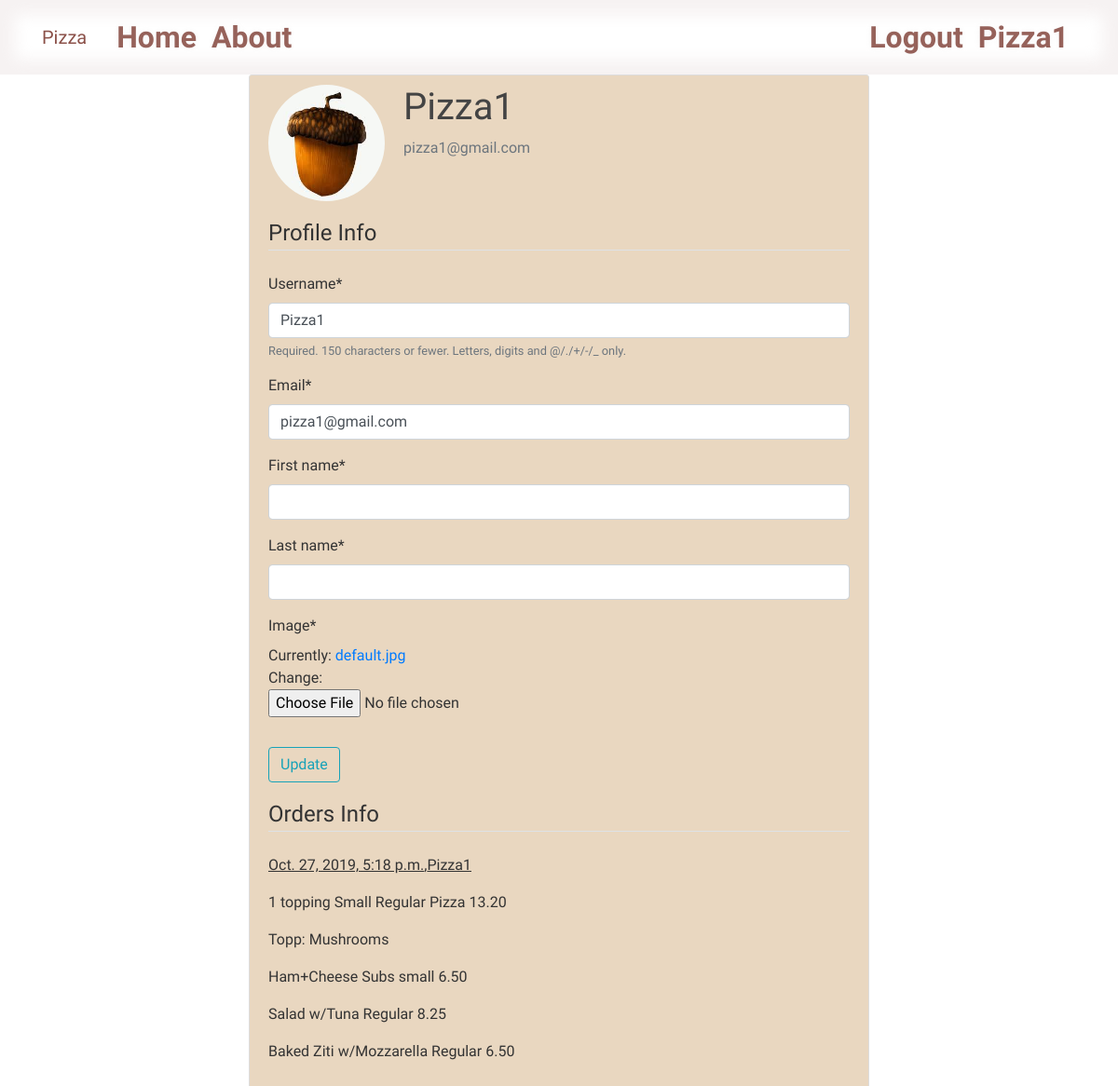
Page /profile/ (signed in) on the committed database.
### users/models.py (models this page shows, shortened)
class Profile(models.Model):
    user = models.OneToOneField(User, on_delete=models.CASCADE)
    image =models.ImageField(default='default.jpg', upload_to= 'profile_pics')

### orders/models.py (models this page shows, shortened)
class Order(models.Model):
    time=models.DateTimeField(auto_now_add=True)
    user =models.ForeignKey(settings.AUTH_USER_MODEL, on_delete=models.CASCADE)
    placement=JSONField()
    class Meta:
         verbose_name_plural ="Orders"

### users/views.py (the view)
# urls.py: path("profile/", user_views.profile, name ="profile"),
@login_required
def profile(request):
    if request.method == "POST":
        u_form = UserUpdateForm(request.POST, instance=request.user)
        p_form = ProfilUpdateForm(request.POST, request.FILES, instance=request.user.profile)
        if u_form.is_valid() and p_form.is_valid():
            u_form.save()
            p_form.save()
            messages.success(request, f'Your account has been updated!')
            return redirect('profile')
    else:
        u_form = UserUpdateForm(instance=request.user)
        p_form = ProfilUpdateForm(instance=request.user.profile)
    userOrders = Order.objects.filter(user=request.user)
    context ={
        'u_form': u_form,
        'p_form': p_form,
        'userOrders':userOrders,
    }
    return render(request, 'users/profile.html', context)

### users/forms.py
class UserUpdateForm(forms.ModelForm):
    email = forms.EmailField()
    first_name = forms.CharField(max_length=15, label='First name')
    last_name = forms.CharField(max_length=15, label='Last name')
    class Meta:
        model = User
        fields = ['username', 'email','first_name','last_name']

class ProfilUpdateForm(forms.ModelForm):
    class Meta:
        model=Profile
        fields=['image']

### users/templates/users/profile.html (shortened to what this page needs)
{% extends "orders/base.html" %}
{% load crispy_forms_tags %}
{% block content %}
    <div class="content-section">
      <div class="media">
        <img class="rounded-circle account-img" src="{{ user.profile.image.url }}">
        <div class="media-body">
          <h2 class="account-heading">{{ user.username }}</h2>
          <p class="text-secondary">{{ user.email }}</p>
        </div>
      </div>
      <form action="" method ="POST" enctype="multipart/form-data">
        <fieldset class ="form-group">
            <legend class ="border-bottom mb-4">Profile Info</legend>
            {{ u_form|crispy }}
            {{ p_form|crispy }}
        </fieldset>
        <div class ="form-group">
            <button class ="btn btn-outline-info" type ="submit">Update</button>
        </div>
    </form>
    <div class="userOrders">
        <fieldset class ="form-group">
            <legend class ="border-bottom mb-4">Orders Info</legend>
      {% for item in userOrders %}
      <p id="profileOrderHead">{{ item.time }},{{ item.user }}</p>
          {% for i in item.placement %}
            {% for key, value in i.items %}
            <p>{{key}}</p>
            {% for v in value %}
              <p>Topp: {{ v }}</p>
              {% endfor %}
                {%endfor%}
          {% endfor %}
      {% endfor %}
    </fieldset>
    </div>
    </div>
{% endblock content %}

### orders/templates/orders/base.html (shortened to what this page needs)
<!DOCTYPE html>
<html lang="en">
<head>
    <link rel="stylesheet" href="https://maxcdn.bootstrapcdn.com/bootstrap/4.0.0/css/bootstrap.min.css">
  </body>
    {% load static %}
    <link rel="stylesheet" href="{% static 'orders/main.css' %}">
</head>
<body>
        <header class="site-header">
                <nav class="navbar navbar-expand-md navbar-dark bg-steel fixed-top">
                  <div class="container">
                    <a class="navbar-brand mr-4" href="/">Pizza</a>
                    <div class="collapse navbar-collapse" id="navbarToggle">
                      <div class="navbar-nav mr-auto">
                        <a class="nav-item nav-link" href="/">Home</a>
                        <a class="nav-item nav-link" href="/about">About</a>
                      </div>
                      <div class="navbar-nav">
                        {% if user.is_authenticated %}
                        <a id="log1" class="nav-item nav-link" href="{% url 'logout' %}">Logout</a>
                        <a id="log2" class="nav-item nav-link" href="{% url 'profile' %}">{{user.username}}</a>
                        {% else %}
                        <a id="log1" class="nav-item nav-link" href="{% url 'login' %}">Login</a>
                        <a id="log2"class="nav-item nav-link" href="{% url 'register' %}">Register</a>
                        {% endif %}
                      </div>
                    </div>
                  </div>
                </nav>
              </header>
              <main role="main" class ="container">
                  <div class ="row">
                      <div class ="col">
                      {% block content %}{% endblock %}
                    </div>
                  </div>
              </main>
</body>
</html>

### orders/static/orders/main.css (style rules this page uses)
html, body, .container { height:100%; }
body { background: url("https://media.gettyimages.com/photos/rustic-traditional-italian-food-background-with-empty-copy-design-on-picture-id670702532?b=1&k=6&m=670702532&s=612x612&w=0&h=-rxjCLMChxTe2L4drkcPyBNLFXlhPbyFdxegNTbQuCM="); color: #333333; margin-top: 5rem; background-repeat:no-repeat; background-size: cover; background-attachment: fixed; font-family: 'Nanum Brush Script', cursive; }
h1, h2, h3, h4, h5, h6 { color: #444444; }
.bg-steel { background-color: transparent; box-shadow: 0 0 1em 1em rgba(236, 229, 229, 0.493) inset; }
.navbar-dark .navbar-brand { color: #8b5149; }
.site-header .navbar-nav .nav-link { color: #8b5149; opacity:0.9; font-size: 2em; font-weight: bolder; text-shadow: 0 0 8px whitesmoke; }
.content-section { background: #e9d7c0; padding: 10px 20px; border: 1px solid #dddddd; border-radius: 3px; margin-bottom: 20px; width:60%; margin-left: 20%; }
.account-img { height: 125px; width: 125px; margin-right: 20px; margin-bottom: 16px; }
.account-heading { font-size: 2.5rem; }
#profileOrderHead { text-decoration: underline; }

### rows in the picture
Order: time "Oct. 27, 2019, 5:18 p.m.", user "Pizza1", i "1 topping Small Regular Pizza 13.20" "Ham+Cheese Subs small 6.50" "Salad w/Tuna Regular 8.25" "Baked Ziti w/Mozzarella Regular 6.50", value "Mushrooms"

### other values in the picture
{{ user.username }} "Pizza1"
{{ user.email }} "pizza1@gmail.com"
